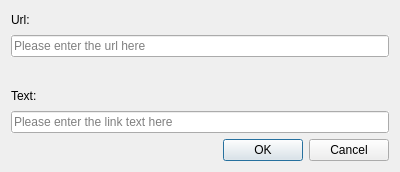
<?xml version="1.0" encoding="UTF-8"?>
<ui version="4.0">
 <class>EditHyperlinkDialog</class>
 <widget class="QDialog" name="EditHyperlinkDialog">
  <property name="geometry">
   <rect>
    <x>0</x>
    <y>0</y>
    <width>400</width>
    <height>172</height>
   </rect>
  </property>
  <property name="sizePolicy">
   <sizepolicy hsizetype="Preferred" vsizetype="MinimumExpanding">
    <horstretch>0</horstretch>
    <verstretch>0</verstretch>
   </sizepolicy>
  </property>
  <property name="windowTitle">
   <string>Edit hyperlink</string>
  </property>
  <layout class="QVBoxLayout" name="verticalLayout">
   <item>
    <widget class="QLabel" name="urlLabel">
     <property name="text">
      <string>Url:</string>
     </property>
     <property name="textInteractionFlags">
      <set>Qt::NoTextInteraction</set>
     </property>
    </widget>
   </item>
   <item>
    <widget class="QLineEdit" name="urlLineEdit">
     <property name="autoFillBackground">
      <bool>true</bool>
     </property>
     <property name="placeholderText">
      <string>Please enter the url here</string>
     </property>
    </widget>
   </item>
   <item>
    <widget class="QLabel" name="urlErrorLabel">
     <property name="enabled">
      <bool>true</bool>
     </property>
     <property name="textInteractionFlags">
      <set>Qt::TextSelectableByKeyboard|Qt::TextSelectableByMouse</set>
     </property>
    </widget>
   </item>
   <item>
    <widget class="QLabel" name="textLabel">
     <property name="text">
      <string>Text:</string>
     </property>
     <property name="textInteractionFlags">
      <set>Qt::NoTextInteraction</set>
     </property>
    </widget>
   </item>
   <item>
    <widget class="QLineEdit" name="textLineEdit">
     <property name="autoFillBackground">
      <bool>true</bool>
     </property>
     <property name="placeholderText">
      <string>Please enter the link text here</string>
     </property>
    </widget>
   </item>
   <item>
    <widget class="QDialogButtonBox" name="buttonBox">
     <property name="orientation">
      <enum>Qt::Horizontal</enum>
     </property>
     <property name="standardButtons">
      <set>QDialogButtonBox::Cancel|QDialogButtonBox::Ok</set>
     </property>
    </widget>
   </item>
  </layout>
 </widget>
 <resources/>
 <connections>
  <connection>
   <sender>buttonBox</sender>
   <signal>accepted()</signal>
   <receiver>EditHyperlinkDialog</receiver>
   <slot>accept()</slot>
   <hints>
    <hint type="sourcelabel">
     <x>248</x>
     <y>254</y>
    </hint>
    <hint type="destinationlabel">
     <x>157</x>
     <y>274</y>
    </hint>
   </hints>
  </connection>
  <connection>
   <sender>buttonBox</sender>
   <signal>rejected()</signal>
   <receiver>EditHyperlinkDialog</receiver>
   <slot>reject()</slot>
   <hints>
    <hint type="sourcelabel">
     <x>316</x>
     <y>260</y>
    </hint>
    <hint type="destinationlabel">
     <x>286</x>
     <y>274</y>
    </hint>
   </hints>
  </connection>
 </connections>
</ui>
